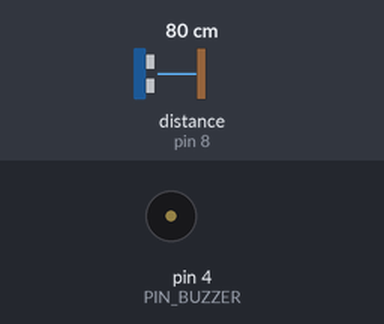
A sketch run on a simulated Arduino Uno, built with avr-gcc and run on an emulated ATmega328P. Parts: buzzer (waves = sounding, pin HIGH). Inputs (shaded band) come from the test bench; at power-on: distance to the obstacle (sensor on pin 8) 80 cm. The echo pulse lasts 58.3 µs per cm.

Above: at 1.6 s.
1.7 s: distance to the obstacle (sensor on pin 8) set to 2 cm
At 2.65 s:
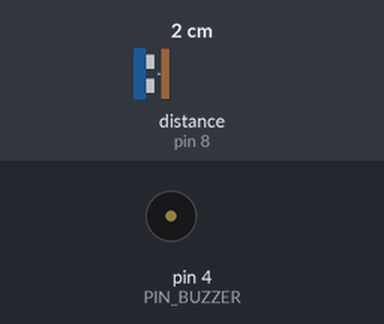
4.3 s: distance to the obstacle (sensor on pin 8) set to 4 cm
At 4.55 s:
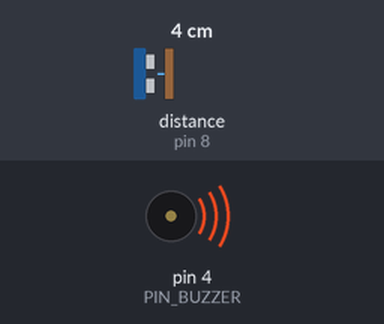
Timing chart, 0 to 13.8 s (numbered marks = the images above; inputs shaded):
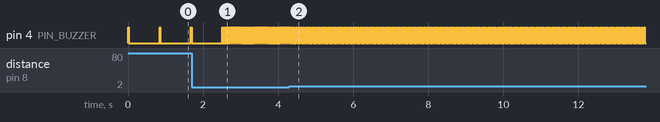

Measured:
- after the input at 1.7 s, pin 4 (PIN_BUZZER): alternates HIGH for 0.02 s and LOW for 0.02 s, starting after 0.85 s
- after the input at 4.3 s, pin 4 (PIN_BUZZER): alternates HIGH for 0.02 s and LOW for 0.04 s, starting after 0.12 s
- by itself, pin 4 (PIN_BUZZER): alternates HIGH for 0.02 s and LOW for 0.82 s

The sketch:

ultrasonic_buzzer.ino
```cpp
#include <Wire.h>
#include <NewPing.h>

#define  PIN_BUZZER     4
#define  PIN_TRIGGER    7
#define  PIN_ECHO       8
#define  MAX_DISTANCE 350 // Maximum distance we want to ping for (in centimeters).
                          // Maximum sensor distance is rated at 400-500cm.
int DistanceCm;

NewPing sonar(PIN_TRIGGER, PIN_ECHO, MAX_DISTANCE);

void setup()
{
  pinMode(PIN_BUZZER, OUTPUT);
}

void distance() {
   DistanceCm = sonar.ping_cm(); // 10 pings per second

}

void loop()
{
  distance();
  digitalWrite(PIN_BUZZER, HIGH);
  delay(20);
  digitalWrite(PIN_BUZZER, LOW);
  delay(DistanceCm * 10);
  // delay(100);   // waits 100 milliseconds between pings. 29 milliseconds is the shortest delay between 2 pings
}
```
